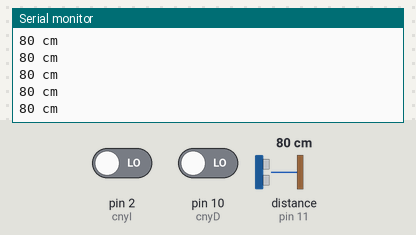
Bench run of a sketch on a simulated Arduino Uno, built with avr-gcc and run on an emulated ATmega328P. Shown: the last lines printed to the serial monitor. Wiring (inferred from the names in the program): ultrasonic range finder: trigger pin 12; echo pin 11. The inputs (shaded band) are chosen by the test bench; at power-on: pin 2 (cnyI) LOW, pin 10 (cnyD) LOW, distance to the obstacle (sensor on pin 11) 80 cm. The echo pulse lasts 58.3 µs per cm.

Above: at 1.2 s.
1.3 s: pin 2 (cnyI) driven HIGH
At 1.74 s:
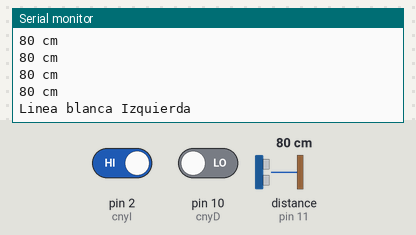
3.5 s: pin 10 (cnyD) driven HIGH
At 4.02 s:
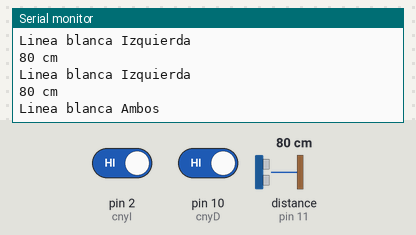
5.8 s: pin 2 (cnyI) driven LOW
At 6.29 s:
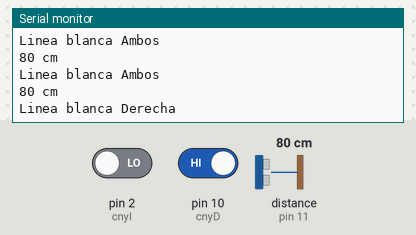
8.0 s: distance to the obstacle (sensor on pin 11) set to 2 cm
At 8.34 s:
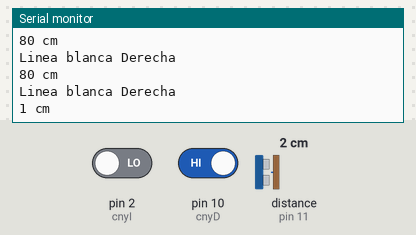
9.5 s: distance to the obstacle (sensor on pin 11) set to 35 cm
At 9.69 s:
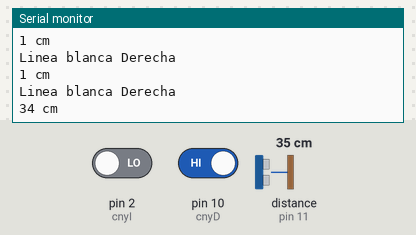
Timing chart, 0 to 12.5 s (numbered marks = the images above; inputs shaded):
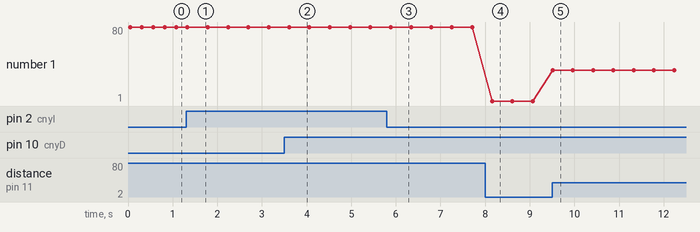

Measured:
- after the input at 1.3 s, the serial monitor: prints a new line after 0.28 s (image 1)
- after the input at 3.5 s, the serial monitor: prints a new line after 0.36 s (image 2)
- after the input at 5.8 s, the serial monitor: prints a new line after 0.34 s (image 3)
- after the input at 8.0 s, the serial monitor: prints a new line after 0.16 s (image 4)
- after the input at 9.5 s, the serial monitor: prints a new line at once (image 5)
- plotted number 1: 80 → 1 after the input at 8.0 s, 1 → 34 after the input at 9.5 s

The sketch:

TodosLosOjos.ino
```cpp
//Declaracion de variables(pines)
//cny70
int cnyI = 2;//Cafe
int cnyD = 10;//Azul Marino
//Ultrasónico
const int pinecho = 11;//Verde
const int pintrigger = 12;//Azul marino
//Declaracion de variables
int valor_cnyI = 0;
int valor_cnyD = 0;
// VARIABLES PARA CALCULOS
unsigned int tiempo, distancia;

void setup()
{
  Serial.begin(9600);//Inicializar la comunicación serial
  pinMode(cnyI, INPUT);//Definir el pin como entrada del sensor
  pinMode(cnyD, INPUT);//Definir el pin como entrada del sensor
  pinMode(pinecho, INPUT);
  pinMode(pintrigger, OUTPUT);
  digitalWrite(LED_BUILTIN, LOW);    // turn the LED off by making the voltage LOW
}

void ultrasonico(){
  // ENVIAR PULSO DE DISPARO EN EL PIN "TRIGGER"
  digitalWrite(pintrigger, LOW);
  delayMicroseconds(2);
  digitalWrite(pintrigger, HIGH);

  // EL PULSO DURA AL MENOS 10 uS EN ESTADO ALTO
  delayMicroseconds(10);
  digitalWrite(pintrigger, LOW);

  // MEDIR EL TIEMPO EN ESTADO ALTO DEL PIN "ECHO" EL PULSO ES PROPORCIONAL A LA DISTANCIA MEDIDA
  tiempo = pulseIn(pinecho, HIGH);

  // LA VELOCIDAD DEL SONIDO ES DE 340 M/S O 29 MICROSEGUNDOS POR CENTIMETRO
  // DIVIDIMOS EL TIEMPO DEL PULSO ENTRE 58, TIEMPO QUE TARDA RECORRER IDA Y VUELTA UN CENTIMETRO LA ONDA SONORA
  distancia = tiempo / 58;

  // ENVIAR EL RESULTADO AL MONITOR SERIAL
  Serial.print(distancia);
  Serial.println(" cm");
  delay(200);
}

void loop()
{
  valor_cnyI=digitalRead(cnyI);//Leer y almacenar el valor del sensor
  valor_cnyD=digitalRead(cnyD);//Leer y almacenar el valor del sensor
  delay(50);//Esperar 50 ms
  //1=Blanco
  //0=Negro
  if(valor_cnyD==1&&valor_cnyI==1)
  {
    Serial.print("Linea blanca Ambos\n");//Imprimir en el monitor serial "linea blanca ambos"
    delay(200);
  } else{
    if(valor_cnyI==1&&valor_cnyD==0)
    {
      Serial.print("Linea blanca Izquierda\n");//Imprimir en el monitor serial "linea blanca Izquierda"
      delay(200);
    }
    if(valor_cnyD==1&&valor_cnyI==0)
    {
      Serial.print("Linea blanca Derecha\n");//Imprimir en el monitor serial "linea blanca Derecha"
      delay(200);
    }
  }
  ultrasonico();
  // ENCENDER EL LED CUANDO SE CUMPLA CON CIERTA DISTANCIA
  if (distancia <= 10) {//<= 60) {
    digitalWrite(LED_BUILTIN, HIGH);
    //delay(500);
  } else {
    digitalWrite(LED_BUILTIN, LOW);
  }
}
```
